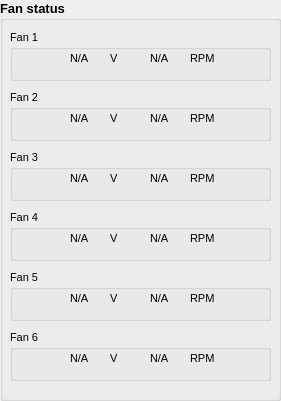
      <widget class="QGroupBox" name="groupBoxCurrentFanStatus">
       <property name="geometry">
        <rect>
         <x>700</x>
         <y>220</y>
         <width>281</width>
         <height>401</height>
        </rect>
       </property>
       <property name="font">
        <font>
         <pointsize>10</pointsize>
         <bold>true</bold>
        </font>
       </property>
       <property name="title">
        <string>Fan status</string>
       </property>
       <widget class="QGroupBox" name="groupBoxCurrentFan1">
        <property name="geometry">
         <rect>
          <x>10</x>
          <y>30</y>
          <width>261</width>
          <height>51</height>
         </rect>
        </property>
        <property name="font">
         <font>
          <pointsize>8</pointsize>
          <bold>false</bold>
         </font>
        </property>
        <property name="title">
         <string>Fan 1</string>
        </property>
        <widget class="QLabel" name="labelStatusFan1">
         <property name="geometry">
          <rect>
           <x>10</x>
           <y>20</y>
           <width>21</width>
           <height>21</height>
          </rect>
         </property>
         <property name="font">
          <font>
           <pointsize>10</pointsize>
           <bold>false</bold>
          </font>
         </property>
         <property name="frameShape">
          <enum>QFrame::Shape::NoFrame</enum>
         </property>
         <property name="text">
          <string/>
         </property>
         <property name="pixmap">
          <pixmap resource="resources.qrc">:/icons/led-red-on.png</pixmap>
         </property>
         <property name="scaledContents">
          <bool>true</bool>
         </property>
        </widget>
        <widget class="QLabel" name="label_164">
         <property name="geometry">
          <rect>
           <x>180</x>
           <y>20</y>
           <width>41</width>
           <height>16</height>
          </rect>
         </property>
         <property name="font">
          <font>
           <pointsize>8</pointsize>
           <bold>false</bold>
          </font>
         </property>
         <property name="text">
          <string>RPM</string>
         </property>
        </widget>
        <widget class="QLabel" name="labelRPMFan1">
         <property name="geometry">
          <rect>
           <x>140</x>
           <y>20</y>
           <width>41</width>
           <height>16</height>
          </rect>
         </property>
         <property name="font">
          <font>
           <pointsize>8</pointsize>
           <bold>false</bold>
          </font>
         </property>
         <property name="text">
          <string>N/A</string>
         </property>
        </widget>
        <widget class="QLabel" name="label_165">
         <property name="geometry">
          <rect>
           <x>100</x>
           <y>20</y>
           <width>16</width>
           <height>16</height>
          </rect>
         </property>
         <property name="font">
          <font>
           <pointsize>8</pointsize>
           <bold>false</bold>
          </font>
         </property>
         <property name="text">
          <string>V</string>
         </property>
        </widget>
        <widget class="QLabel" name="labelVFan1">
         <property name="geometry">
          <rect>
           <x>60</x>
           <y>20</y>
           <width>31</width>
           <height>16</height>
          </rect>
         </property>
         <property name="font">
          <font>
           <pointsize>8</pointsize>
           <bold>false</bold>
          </font>
         </property>
         <property name="text">
          <string>N/A</string>
         </property>
        </widget>
       </widget>
       <widget class="QGroupBox" name="groupBoxCurrentFan2">
        <property name="geometry">
         <rect>
          <x>10</x>
          <y>90</y>
          <width>261</width>
          <height>51</height>
         </rect>
        </property>
        <property name="font">
         <font>
          <pointsize>8</pointsize>
          <bold>false</bold>
         </font>
        </property>
        <property name="title">
         <string>Fan 2</string>
        </property>
        <widget class="QLabel" name="label_170">
         <property name="geometry">
          <rect>
           <x>180</x>
           <y>20</y>
           <width>41</width>
           <height>16</height>
          </rect>
         </property>
         <property name="font">
          <font>
           <pointsize>8</pointsize>
           <bold>false</bold>
          </font>
         </property>
         <property name="text">
          <string>RPM</string>
         </property>
        </widget>
        <widget class="QLabel" name="labelRPMFan2">
         <property name="geometry">
          <rect>
           <x>140</x>
           <y>20</y>
           <width>41</width>
           <height>16</height>
          </rect>
         </property>
         <property name="font">
          <font>
           <pointsize>8</pointsize>
           <bold>false</bold>
          </font>
         </property>
         <property name="text">
          <string>N/A</string>
         </property>
        </widget>
        <widget class="QLabel" name="labelStatusFan2">
         <property name="geometry">
          <rect>
           <x>10</x>
           <y>20</y>
           <width>21</width>
           <height>21</height>
          </rect>
         </property>
         <property name="font">
          <font>
           <pointsize>10</pointsize>
           <bold>false</bold>
          </font>
         </property>
         <property name="frameShape">
          <enum>QFrame::Shape::NoFrame</enum>
         </property>
         <property name="text">
          <string/>
         </property>
         <property name="pixmap">
          <pixmap resource="resources.qrc">:/icons/led-red-on.png</pixmap>
         </property>
         <property name="scaledContents">
          <bool>true</bool>
         </property>
        </widget>
        <widget class="QLabel" name="labelVFan2">
         <property name="geometry">
          <rect>
           <x>60</x>
           <y>20</y>
           <width>31</width>
           <height>16</height>
          </rect>
         </property>
         <property name="font">
          <font>
           <pointsize>8</pointsize>
           <bold>false</bold>
          </font>
         </property>
         <property name="text">
          <string>N/A</string>
         </property>
        </widget>
        <widget class="QLabel" name="label_166">
         <property name="geometry">
          <rect>
           <x>100</x>
           <y>20</y>
           <width>16</width>
           <height>16</height>
          </rect>
         </property>
         <property name="font">
          <font>
           <pointsize>8</pointsize>
           <bold>false</bold>
          </font>
         </property>
         <property name="text">
          <string>V</string>
         </property>
        </widget>
       </widget>
       <widget class="QGroupBox" name="groupBoxCurrentFan3">
        <property name="geometry">
         <rect>
          <x>10</x>
          <y>150</y>
          <width>261</width>
          <height>51</height>
         </rect>
        </property>
        <property name="font">
         <font>
          <pointsize>8</pointsize>
          <bold>false</bold>
         </font>
        </property>
        <property name="title">
         <string>Fan 3</string>
        </property>
        <widget class="QLabel" name="label_174">
         <property name="geometry">
          <rect>
           <x>180</x>
           <y>20</y>
           <width>41</width>
           <height>16</height>
          </rect>
         </property>
         <property name="font">
          <font>
           <pointsize>8</pointsize>
           <bold>false</bold>
          </font>
         </property>
         <property name="text">
          <string>RPM</string>
         </property>
        </widget>
        <widget class="QLabel" name="labelRPMFan3">
         <property name="geometry">
          <rect>
           <x>140</x>
           <y>20</y>
           <width>41</width>
           <height>16</height>
          </rect>
         </property>
         <property name="font">
          <font>
           <pointsize>8</pointsize>
           <bold>false</bold>
          </font>
         </property>
         <property name="text">
          <string>N/A</string>
         </property>
        </widget>
        <widget class="QLabel" name="labelStatusFan3">
         <property name="geometry">
          <rect>
           <x>10</x>
           <y>20</y>
           <width>21</width>
           <height>21</height>
          </rect>
         </property>
         <property name="font">
          <font>
           <pointsize>10</pointsize>
           <bold>false</bold>
          </font>
         </property>
         <property name="frameShape">
          <enum>QFrame::Shape::NoFrame</enum>
         </property>
         <property name="text">
          <string/>
         </property>
         <property name="pixmap">
          <pixmap resource="resources.qrc">:/icons/led-red-on.png</pixmap>
         </property>
         <property name="scaledContents">
          <bool>true</bool>
         </property>
        </widget>
        <widget class="QLabel" name="labelVFan3">
         <property name="geometry">
          <rect>
           <x>60</x>
           <y>20</y>
           <width>31</width>
           <height>16</height>
          </rect>
         </property>
         <property name="font">
          <font>
           <pointsize>8</pointsize>
           <bold>false</bold>
          </font>
         </property>
         <property name="text">
          <string>N/A</string>
         </property>
        </widget>
        <widget class="QLabel" name="label_167">
         <property name="geometry">
          <rect>
           <x>100</x>
           <y>20</y>
           <width>16</width>
           <height>16</height>
          </rect>
         </property>
         <property name="font">
          <font>
           <pointsize>8</pointsize>
           <bold>false</bold>
          </font>
         </property>
         <property name="text">
          <string>V</string>
         </property>
        </widget>
       </widget>
       <widget class="QGroupBox" name="groupBoxCurrentFan4">
        <property name="geometry">
         <rect>
          <x>10</x>
          <y>210</y>
          <width>261</width>
          <height>51</height>
         </rect>
        </property>
        <property name="font">
         <font>
          <pointsize>8</pointsize>
          <bold>false</bold>
         </font>
        </property>
        <property name="title">
         <string>Fan 4</string>
        </property>
        <widget class="QLabel" name="label_182">
         <property name="geometry">
          <rect>
           <x>180</x>
           <y>20</y>
           <width>41</width>
           <height>16</height>
          </rect>
         </property>
         <property name="font">
          <font>
           <pointsize>8</pointsize>
           <bold>false</bold>
          </font>
         </property>
         <property name="text">
          <string>RPM</string>
         </property>
        </widget>
        <widget class="QLabel" name="labelRPMFan4">
         <property name="geometry">
          <rect>
           <x>140</x>
           <y>20</y>
           <width>41</width>
           <height>16</height>
          </rect>
         </property>
         <property name="font">
          <font>
           <pointsize>8</pointsize>
           <bold>false</bold>
          </font>
         </property>
         <property name="text">
          <string>N/A</string>
         </property>
        </widget>
        <widget class="QLabel" name="labelStatusFan4">
         <property name="geometry">
          <rect>
           <x>10</x>
           <y>20</y>
           <width>21</width>
           <height>21</height>
          </rect>
         </property>
         <property name="font">
          <font>
           <pointsize>10</pointsize>
           <bold>false</bold>
          </font>
         </property>
         <property name="frameShape">
          <enum>QFrame::Shape::NoFrame</enum>
         </property>
         <property name="text">
          <string/>
         </property>
         <property name="pixmap">
          <pixmap resource="resources.qrc">:/icons/led-red-on.png</pixmap>
         </property>
         <property name="scaledContents">
          <bool>true</bool>
         </property>
        </widget>
        <widget class="QLabel" name="labelVFan4">
         <property name="geometry">
          <rect>
           <x>60</x>
           <y>20</y>
           <width>31</width>
           <height>16</height>
          </rect>
         </property>
         <property name="font">
          <font>
           <pointsize>8</pointsize>
           <bold>false</bold>
          </font>
         </property>
         <property name="text">
          <string>N/A</string>
         </property>
        </widget>
        <widget class="QLabel" name="label_168">
         <property name="geometry">
          <rect>
           <x>100</x>
           <y>20</y>
           <width>16</width>
           <height>16</height>
          </rect>
         </property>
         <property name="font">
          <font>
           <pointsize>8</pointsize>
           <bold>false</bold>
          </font>
         </property>
         <property name="text">
          <string>V</string>
         </property>
        </widget>
       </widget>
       <widget class="QGroupBox" name="groupBoxCurrentFan5">
        <property name="geometry">
         <rect>
          <x>10</x>
          <y>270</y>
          <width>261</width>
          <height>51</height>
         </rect>
        </property>
        <property name="font">
         <font>
          <pointsize>8</pointsize>
          <bold>false</bold>
         </font>
        </property>
        <property name="title">
         <string>Fan 5</string>
        </property>
        <widget class="QLabel" name="label_186">
         <property name="geometry">
          <rect>
           <x>180</x>
           <y>20</y>
           <width>41</width>
           <height>16</height>
          </rect>
         </property>
         <property name="font">
          <font>
           <pointsize>8</pointsize>
           <bold>false</bold>
          </font>
         </property>
         <property name="text">
          <string>RPM</string>
         </property>
        </widget>
        <widget class="QLabel" name="labelRPMFan5">
         <property name="geometry">
          <rect>
           <x>140</x>
           <y>20</y>
           <width>41</width>
           <height>16</height>
          </rect>
         </property>
         <property name="font">
          <font>
           <pointsize>8</pointsize>
           <bold>false</bold>
          </font>
         </property>
         <property name="text">
          <string>N/A</string>
         </property>
        </widget>
        <widget class="QLabel" name="labelStatusFan5">
         <property name="geometry">
          <rect>
           <x>10</x>
           <y>20</y>
           <width>21</width>
           <height>21</height>
          </rect>
         </property>
         <property name="font">
          <font>
           <pointsize>10</pointsize>
           <bold>false</bold>
          </font>
         </property>
         <property name="frameShape">
          <enum>QFrame::Shape::NoFrame</enum>
         </property>
         <property name="text">
          <string/>
         </property>
         <property name="pixmap">
          <pixmap resource="resources.qrc">:/icons/led-red-on.png</pixmap>
         </property>
         <property name="scaledContents">
          <bool>true</bool>
         </property>
        </widget>
        <widget class="QLabel" name="labelVFan5">
         <property name="geometry">
          <rect>
           <x>60</x>
           <y>20</y>
           <width>31</width>
           <height>16</height>
          </rect>
         </property>
         <property name="font">
          <font>
           <pointsize>8</pointsize>
           <bold>false</bold>
          </font>
         </property>
         <property name="text">
          <string>N/A</string>
         </property>
        </widget>
        <widget class="QLabel" name="label_171">
         <property name="geometry">
          <rect>
           <x>100</x>
           <y>20</y>
           <width>16</width>
           <height>16</height>
          </rect>
         </property>
         <property name="font">
          <font>
           <pointsize>8</pointsize>
           <bold>false</bold>
          </font>
         </property>
         <property name="text">
          <string>V</string>
         </property>
        </widget>
       </widget>
       <widget class="QGroupBox" name="groupBoxCurrentFan6">
        <property name="geometry">
         <rect>
          <x>10</x>
          <y>330</y>
          <width>261</width>
          <height>51</height>
         </rect>
        </property>
        <property name="font">
         <font>
          <pointsize>8</pointsize>
          <bold>false</bold>
         </font>
        </property>
        <property name="title">
         <string>Fan 6</string>
        </property>
        <widget class="QLabel" name="label_191">
         <property name="geometry">
          <rect>
           <x>180</x>
           <y>20</y>
           <width>41</width>
           <height>16</height>
          </rect>
         </property>
         <property name="font">
          <font>
           <pointsize>8</pointsize>
           <bold>false</bold>
          </font>
         </property>
         <property name="text">
          <string>RPM</string>
         </property>
        </widget>
        <widget class="QLabel" name="labelRPMFan6">
         <property name="geometry">
          <rect>
           <x>140</x>
           <y>20</y>
           <width>41</width>
           <height>16</height>
          </rect>
         </property>
         <property name="font">
          <font>
           <pointsize>8</pointsize>
           <bold>false</bold>
          </font>
         </property>
         <property name="text">
          <string>N/A</string>
         </property>
        </widget>
        <widget class="QLabel" name="labelStatusFan6">
         <property name="geometry">
          <rect>
           <x>10</x>
           <y>20</y>
           <width>21</width>
           <height>21</height>
          </rect>
         </property>
         <property name="font">
          <font>
           <pointsize>10</pointsize>
           <bold>false</bold>
          </font>
         </property>
         <property name="frameShape">
          <enum>QFrame::Shape::NoFrame</enum>
         </property>
         <property name="text">
          <string/>
         </property>
         <property name="pixmap">
          <pixmap resource="resources.qrc">:/icons/led-red-on.png</pixmap>
         </property>
         <property name="scaledContents">
          <bool>true</bool>
         </property>
        </widget>
        <widget class="QLabel" name="labelVFan6">
         <property name="geometry">
          <rect>
           <x>60</x>
           <y>20</y>
           <width>31</width>
           <height>16</height>
          </rect>
         </property>
         <property name="font">
          <font>
           <pointsize>8</pointsize>
           <bold>false</bold>
          </font>
         </property>
         <property name="text">
          <string>N/A</string>
         </property>
        </widget>
        <widget class="QLabel" name="label_172">
         <property name="geometry">
          <rect>
           <x>100</x>
           <y>20</y>
           <width>16</width>
           <height>16</height>
          </rect>
         </property>
         <property name="font">
          <font>
           <pointsize>8</pointsize>
           <bold>false</bold>
          </font>
         </property>
         <property name="text">
          <string>V</string>
         </property>
        </widget>
       </widget>
      </widget>
